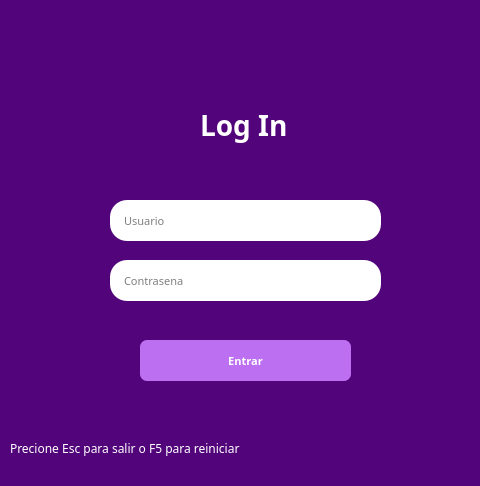
<?xml version="1.0" encoding="UTF-8"?>
<ui version="4.0">
 <class>MainWindow</class>
 <widget class="QMainWindow" name="MainWindow">
  <property name="geometry">
   <rect>
    <x>0</x>
    <y>0</y>
    <width>480</width>
    <height>486</height>
   </rect>
  </property>
  <property name="font">
   <font>
    <family>Poppins,sans serif</family>
   </font>
  </property>
  <property name="cursor">
   <cursorShape>ArrowCursor</cursorShape>
  </property>
  <property name="windowTitle">
   <string>Genuine Services</string>
  </property>
  <property name="windowIcon">
   <iconset theme="asda">
    <normaloff>.</normaloff>.</iconset>
  </property>
  <property name="styleSheet">
   <string notr="true">*{
background: #52057B;
}

#user:focus~#label2{
display: none;
}
QLineEdit {
    background: white;
    color: black;
    border: none;
border-radius: 17px;
padding: 12px;
}
QMainWindow {
    icon: url(IMGS/login.png);
}
QLabel{
color: white;
}
            QMainWindow {
                background-color: #f4f4f4;
            }
            QMenuBar {
                background-color: #0066cc;
                color: white;
            }
            QMenuBar::item {
                spacing: 3px;
                padding: 8px 15px;
                background-color: transparent;
            }
            QMenuBar::item:selected {
                background-color: #0052a3;
            }
            QMenu {
                background-color: #f4f4f4;
                color: black;
            }
            QMenu::item {
                padding: 5px 25px;
                background-color: transparent;
            }
            QMenu::item:selected {
                background-color: #cce0ff;
            }
            QMenu::icon {
                margin-right: 10px;
            }
            QMenu::separator {
                height: 1px;
                background: #c2c2c2;
                margin: 5px 0px 5px 10px;
            }

</string>
  </property>
  <property name="toolButtonStyle">
   <enum>Qt::ToolButtonIconOnly</enum>
  </property>
  <widget class="QWidget" name="centralwidget">
   <widget class="QLineEdit" name="user">
    <property name="geometry">
     <rect>
      <x>110</x>
      <y>200</y>
      <width>271</width>
      <height>41</height>
     </rect>
    </property>
    <property name="font">
     <font>
      <family>Montserrat</family>
      <pointsize>8</pointsize>
      <weight>50</weight>
      <bold>false</bold>
     </font>
    </property>
    <property name="styleSheet">
     <string notr="true"/>
    </property>
    <property name="placeholderText">
     <string>Usuario</string>
    </property>
   </widget>
   <widget class="QPushButton" name="Botonlogin">
    <property name="geometry">
     <rect>
      <x>140</x>
      <y>340</y>
      <width>211</width>
      <height>41</height>
     </rect>
    </property>
    <property name="font">
     <font>
      <family>Segoe UI Black</family>
      <pointsize>8</pointsize>
      <weight>75</weight>
      <italic>false</italic>
      <bold>true</bold>
     </font>
    </property>
    <property name="cursor">
     <cursorShape>PointingHandCursor</cursorShape>
    </property>
    <property name="styleSheet">
     <string notr="true">QPushButton{
border-radius: 7px;
border: none;
color: white;
    border: none;
    background: #BC6FF1;
    padding: 15px 85px;

}</string>
    </property>
    <property name="text">
     <string>Entrar</string>
    </property>
   </widget>
   <widget class="QLabel" name="label">
    <property name="geometry">
     <rect>
      <x>10</x>
      <y>440</y>
      <width>241</width>
      <height>16</height>
     </rect>
    </property>
    <property name="font">
     <font>
      <family>Montserrat</family>
     </font>
    </property>
    <property name="text">
     <string>Precione Esc para salir o F5 para reiniciar</string>
    </property>
   </widget>
   <widget class="QLabel" name="label_5">
    <property name="geometry">
     <rect>
      <x>200</x>
      <y>100</y>
      <width>101</width>
      <height>51</height>
     </rect>
    </property>
    <property name="font">
     <font>
      <family>Segoe UI Black</family>
      <pointsize>21</pointsize>
      <weight>75</weight>
      <bold>true</bold>
     </font>
    </property>
    <property name="styleSheet">
     <string notr="true"/>
    </property>
    <property name="text">
     <string>Log In</string>
    </property>
   </widget>
   <widget class="QLineEdit" name="password">
    <property name="geometry">
     <rect>
      <x>110</x>
      <y>260</y>
      <width>271</width>
      <height>41</height>
     </rect>
    </property>
    <property name="font">
     <font>
      <family>Montserrat</family>
      <pointsize>8</pointsize>
      <weight>50</weight>
      <bold>false</bold>
     </font>
    </property>
    <property name="styleSheet">
     <string notr="true"/>
    </property>
    <property name="placeholderText">
     <string>Contrasena</string>
    </property>
   </widget>
  </widget>
  <widget class="QStatusBar" name="statusbar"/>
 </widget>
 <resources/>
 <connections/>
</ui>
